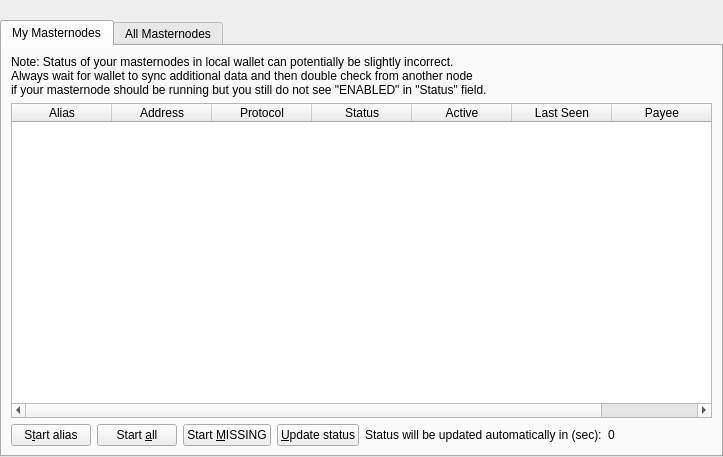
<?xml version="1.0" encoding="UTF-8"?>
<ui version="4.0">
 <class>MasternodeList</class>
 <widget class="QWidget" name="MasternodeList">
  <property name="geometry">
   <rect>
    <x>0</x>
    <y>0</y>
    <width>723</width>
    <height>457</height>
   </rect>
  </property>
  <property name="windowTitle">
   <string>Form</string>
  </property>
  <layout class="QVBoxLayout" name="topLayout">
   <property name="leftMargin">
    <number>0</number>
   </property>
   <property name="topMargin">
    <number>0</number>
   </property>
   <property name="rightMargin">
    <number>0</number>
   </property>
   <property name="bottomMargin">
    <number>0</number>
   </property>
   <item>
    <layout class="QVBoxLayout" name="verticalLayout">
     <property name="bottomMargin">
      <number>0</number>
     </property>
     <item>
      <spacer name="horizontalSpacer0">
       <property name="orientation">
        <enum>Qt::Horizontal</enum>
       </property>
       <property name="sizeHint" stdset="0">
        <size>
         <width>40</width>
         <height>20</height>
        </size>
       </property>
      </spacer>
     </item>
     <item>
      <widget class="QTabWidget" name="tabWidget">
       <property name="currentIndex">
        <number>0</number>
       </property>
       <widget class="QWidget" name="tabMyMasternodes">
        <attribute name="title">
         <string>My Masternodes</string>
        </attribute>
        <layout class="QGridLayout" name="gridLayout_2">
         <item row="0" column="0">
          <layout class="QVBoxLayout" name="verticalLayout_2">
           <property name="bottomMargin">
            <number>0</number>
           </property>
           <item>
            <layout class="QHBoxLayout" name="horizontalLayout_note">
             <property name="bottomMargin">
              <number>0</number>
             </property>
             <item>
              <widget class="QLabel" name="updateNote">
               <property name="text">
                <string>Note: Status of your masternodes in local wallet can potentially be slightly incorrect.&lt;br /&gt;Always wait for wallet to sync additional data and then double check from another node&lt;br /&gt;if your masternode should be running but you still do not see "ENABLED" in "Status" field.</string>
               </property>
              </widget>
             </item>
            </layout>
           </item>
           <item>
            <widget class="QTableWidget" name="tableWidgetMyMasternodes">
             <property name="minimumSize">
              <size>
               <width>695</width>
               <height>0</height>
              </size>
             </property>
             <property name="editTriggers">
              <set>QAbstractItemView::NoEditTriggers</set>
             </property>
             <property name="alternatingRowColors">
              <bool>true</bool>
             </property>
             <property name="selectionMode">
              <enum>QAbstractItemView::SingleSelection</enum>
             </property>
             <property name="selectionBehavior">
              <enum>QAbstractItemView::SelectRows</enum>
             </property>
             <property name="sortingEnabled">
              <bool>true</bool>
             </property>
             <attribute name="horizontalHeaderStretchLastSection">
              <bool>true</bool>
             </attribute>
             <attribute name="ResizeMode">
              <enum>QHeaderView::Interactive</enum>
             </attribute>
             <column>
              <property name="text">
               <string>Alias</string>
              </property>
             </column>
             <column>
              <property name="text">
               <string>Address</string>
              </property>
             </column>
             <column>
              <property name="text">
               <string>Protocol</string>
              </property>
             </column>
             <column>
              <property name="text">
               <string>Status</string>
              </property>
             </column>
             <column>
              <property name="text">
               <string>Active</string>
              </property>
             </column>
             <column>
              <property name="text">
               <string>Last Seen</string>
              </property>
             </column>
             <column>
              <property name="text">
               <string>Payee</string>
              </property>
             </column>
            </widget>
           </item>
           <item>
            <layout class="QHBoxLayout" name="horizontalLayout_5">
             <property name="bottomMargin">
              <number>0</number>
             </property>
             <item>
              <widget class="QPushButton" name="startButton">
               <property name="text">
                <string>S&amp;tart alias</string>
               </property>
              </widget>
             </item>
             <item>
              <widget class="QPushButton" name="startAllButton">
               <property name="text">
                <string>Start &amp;all</string>
               </property>
              </widget>
             </item>
             <item>
              <widget class="QPushButton" name="startMissingButton">
               <property name="text">
                <string>Start &amp;MISSING</string>
               </property>
              </widget>
             </item>
             <item>
              <widget class="QPushButton" name="UpdateButton">
               <property name="text">
                <string>&amp;Update status</string>
               </property>
              </widget>
             </item>
             <item>
              <widget class="QLabel" name="autoupdate_label">
               <property name="text">
                <string>Status will be updated automatically in (sec):</string>
               </property>
              </widget>
             </item>
             <item>
              <widget class="QLabel" name="secondsLabel">
               <property name="text">
                <string>0</string>
               </property>
              </widget>
             </item>
             <item>
              <spacer name="horizontalSpacer_5">
               <property name="orientation">
                <enum>Qt::Horizontal</enum>
               </property>
               <property name="sizeHint" stdset="0">
                <size>
                 <width>40</width>
                 <height>20</height>
                </size>
               </property>
              </spacer>
             </item>
            </layout>
           </item>
          </layout>
         </item>
        </layout>
       </widget>
       <widget class="QWidget" name="tabAllMasternodes">
        <attribute name="title">
         <string>All Masternodes</string>
        </attribute>
        <layout class="QGridLayout" name="gridLayout">
         <item row="1" column="0">
          <widget class="QTableWidget" name="tableWidgetMasternodes">
           <property name="editTriggers">
            <set>QAbstractItemView::NoEditTriggers</set>
           </property>
           <property name="alternatingRowColors">
            <bool>true</bool>
           </property>
           <property name="selectionBehavior">
            <enum>QAbstractItemView::SelectRows</enum>
           </property>
           <property name="selectionMode">
            <enum>QAbstractItemView::NoSelection</enum>
           </property>
           <property name="sortingEnabled">
            <bool>true</bool>
           </property>
           <attribute name="horizontalHeaderStretchLastSection">
            <bool>true</bool>
           </attribute>           <attribute name="ResizeMode">
            <enum>QHeaderView::Interactive</enum>
           </attribute>
           <column>
            <property name="text">
             <string>Address</string>
            </property>
           </column>
           <column>
            <property name="text">
             <string>Protocol</string>
            </property>
           </column>
           <column>
            <property name="text">
             <string>Status</string>
            </property>
           </column>
           <column>
            <property name="text">
             <string>Active</string>
            </property>
           </column>
           <column>
            <property name="text">
             <string>Last Seen</string>
            </property>
           </column>
           <column>
            <property name="text">
             <string>Payee</string>
            </property>
           </column>
          </widget>
         </item>
         <item row="0" column="0">
          <layout class="QHBoxLayout" name="horizontalLayout_3">
           <property name="bottomMargin">
            <number>0</number>
           </property>
           <item>
            <widget class="QLabel" name="label_filter">
             <property name="text">
              <string>Filter List:</string>
             </property>
            </widget>
           </item>
           <item>
            <widget class="QLineEdit" name="filterLineEdit">
             <property name="toolTip">
              <string>Filter masternode list</string>
             </property>
            </widget>
           </item>
           <item>
            <spacer name="horizontalSpacer_3">
             <property name="orientation">
              <enum>Qt::Horizontal</enum>
             </property>
             <property name="sizeHint" stdset="0">
              <size>
               <width>10</width>
               <height>20</height>
              </size>
             </property>
            </spacer>
           </item>
           <item>
            <widget class="QLabel" name="label_count">
             <property name="text">
              <string>Node Count:</string>
             </property>
            </widget>
           </item>
           <item>
            <widget class="QLabel" name="countLabel">
             <property name="text">
              <string>0</string>
             </property>
            </widget>
           </item>
          </layout>
         </item>
        </layout>
       </widget>
      </widget>
     </item>
    </layout>
   </item>
  </layout>
 </widget>
 <resources/>
 <connections/>
</ui>
